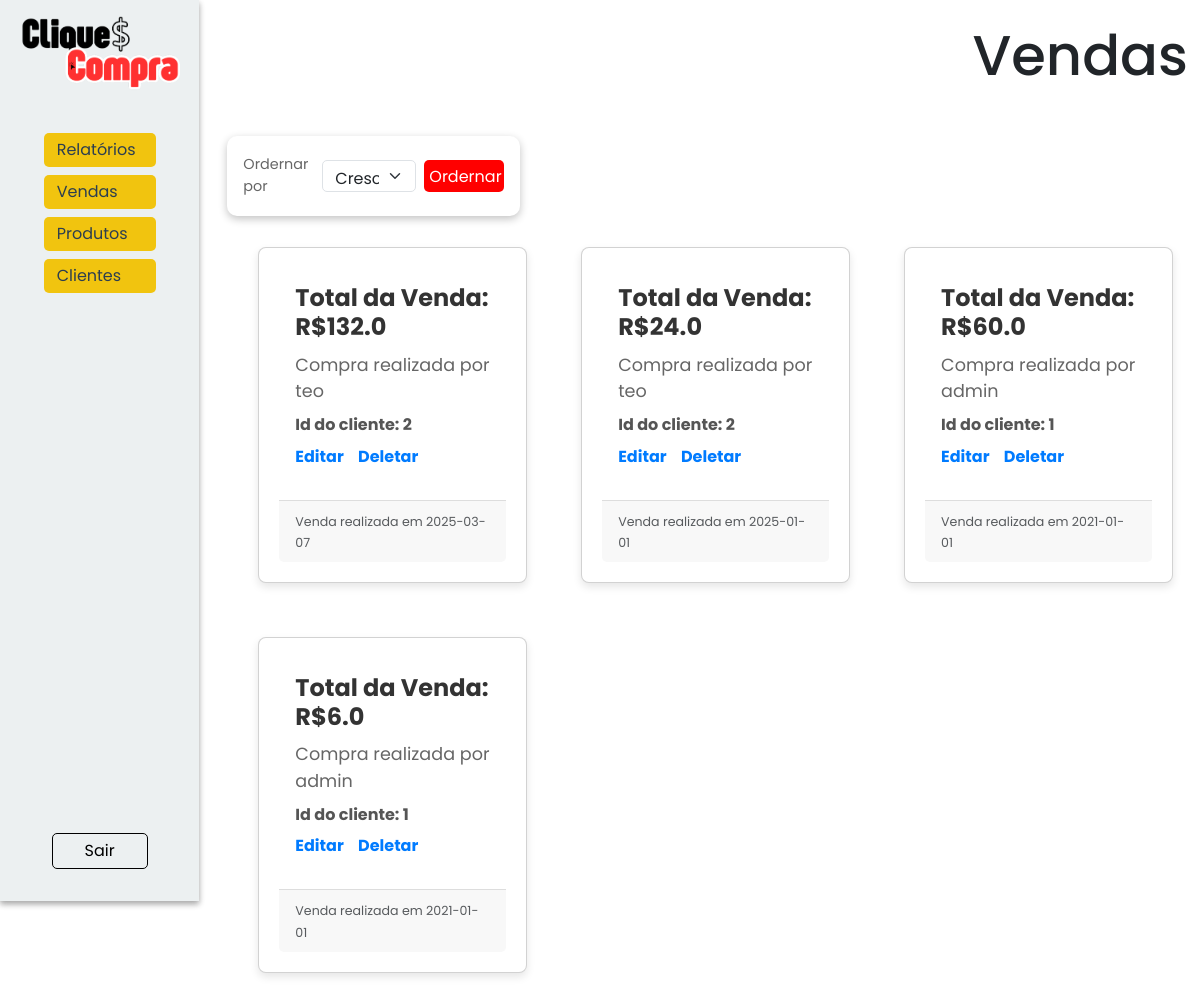
Page /vendas/ (signed in) on the earlier database version.
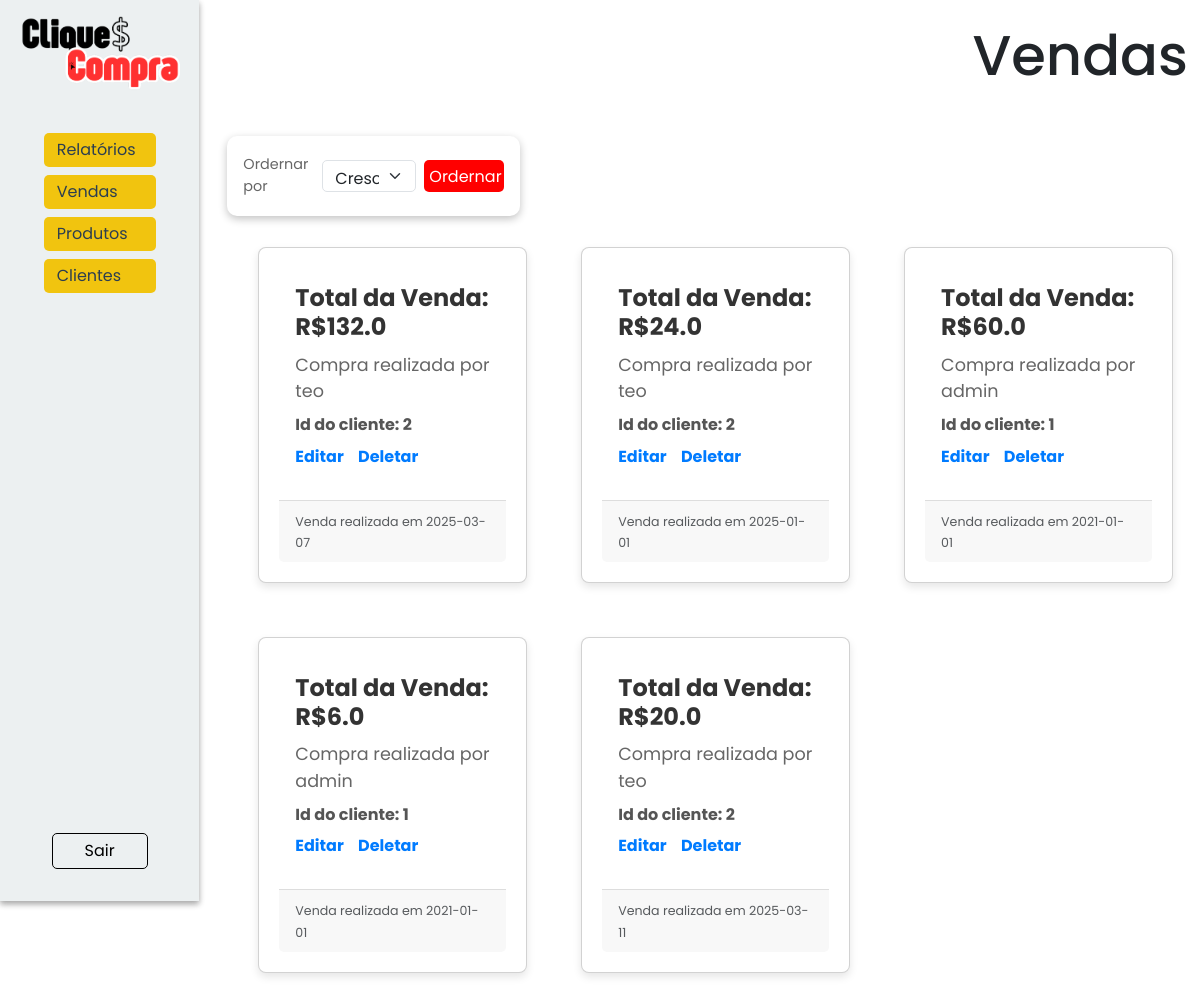
Same page on the later database version.
### models/vendas.py (models this page shows, shortened)
class Venda(Base):
    __tablename__ = 'tb_vendas'
    ven_id: Mapped[int] = mapped_column(primary_key=True, autoincrement=True)
    ven_data: Mapped[str] = mapped_column(nullable=False)
    ven_total: Mapped[float] = mapped_column(nullable=False)
    ven_cli_id: Mapped[int] = mapped_column(ForeignKey('tb_clientes.cli_id'))
    clientes: Mapped[List["Cliente"]] = relationship("Cliente", back_populates='vendas')
    ven_usuario: Mapped[str] = mapped_column(nullable=False)

### models/clientes.py (models this page shows, shortened)
class Cliente(Base, UserMixin):
    __tablename__ = 'tb_clientes'
    cli_id:Mapped[int] = mapped_column(primary_key = True, autoincrement=True)
    cli_nome:Mapped[str] = mapped_column(nullable=False)
    cli_email:Mapped[str] = mapped_column(unique = True, nullable=False)
    cli_telefone:Mapped[str] = mapped_column(nullable=False)
    cli_endereco:Mapped[str] = mapped_column(nullable=False)
    cli_senha:Mapped[str] = mapped_column(nullable=False)
    cli_tipo:Mapped[str] = mapped_column(nullable=False)
    vendas: Mapped[list["Venda"]] = relationship("Venda", back_populates="clientes", cascade="all, delete-orphan")
    @classmethod
    def find(cls, **kwargs):
        if 'email' in kwargs:
            return session.query(cls).filter_by(cli_email=kwargs['email']).first() #SELECT * FROM tb_clientes WHERE cli_email = email
        elif 'id' in kwargs:
            return session.query(cls).filter_by(cli_id=kwargs['id']).first() #SELECT * FROM tb_clientes WHERE cli_id = id
        else:
            raise AttributeError('A busca deve ser feita por email ou id.')
    @classmethod
    def all(cls, ordem = "crescente"):
        if ordem == "crescente":
            direcao = "ASC"
        elif ordem == "decrescente":
            direcao = "DESC"
        sql = text(f"SELECT * FROM tb_clientes ORDER BY cli_nome {direcao}")
        clientes = session.execute(sql).fetchall()
        return clientes

### controllers/vendas.py (the view)
@venda_bp.route('/', methods=['POST', 'GET'])
@login_required
@role_required("admin")
def view():
    if request.method == 'POST':
        ordem = request.form['ordem']
        vendas = Venda.all(ordem=ordem)
    elif request.method == 'GET':
        sql = text(f"SELECT * FROM tb_vendas JOIN tb_clientes ON ven_cli_id = cli_id")
        vendas = session.execute(sql)
    return render_template('vendas/view.html', vendas = vendas)

### controllers/clientes.py (called while the page is built)
@login_manager.user_loader
def load_user(user_id):
    return Cliente.find(id=user_id)

### templates/vendas/view.html (shortened to what this page needs)
{% extends "model.html" %}
{% block head_extras %}
<link rel="stylesheet" href="{{ url_for('static', filename='style/model.css') }}">
<link rel="stylesheet" href="{{ url_for('static', filename='style/itens.css') }}">
{% endblock %}
{% block content %}
<nav class="nav-reg">
    <img src="../../static/assets/cliqueconta.png" alt="Logo do CliqueCompra">
    <div class="links">
        <div class="links-nav">
            {% if current_user.cli_tipo == 'admin' %}
            <div class="dropdown">
                <button class="dropdown-button" onclick="toggleDropdown('relatorios-menu')">
                    Relatórios
                </button>
            </div>
            <div class="dropdown">
                <button class="dropdown-button" onclick="toggleDropdown('vendas-menu')">
                    Vendas
                </button>
            </div>
            {% endif %}
            <div class="dropdown">
                {% if current_user.cli_tipo == 'admin' %}
                <button class="dropdown-button" onclick="toggleDropdown('produtos-menu')">
                    Produtos</button>
            </div>
                {% endif %}
            {% if current_user.cli_tipo == 'admin' %}
            <div class="dropdown">
                <button class="dropdown-button" onclick="toggleDropdown('clientes-menu')">
                    Clientes
                </button>
            </div>
            {% endif %}
        </div>
        <a class='sair' href="{{url_for('cliente.logout')}}">Sair</a>
    </div>
</nav>
<div class="container">
    <header>
        <div class="titlepage">
            <h1>Vendas</h1>
        </div>
        <div class="filtro p-v">
            <span>Ordernar por</span>
            <form action="{{url_for('venda.view')}}" method="post">
                <select name="ordem" id="filtro-cli" class="form-select">
                    <option value="crescente">Crescente</option>
                </select>
                <button type="submit">Ordernar</button>
            </form>
        </div>
    </header>
    <ol class="row row-cols-1 row-cols-md-3 g-4">
        {%if vendas%}
            {% for venda in vendas %}
            <div class="col venda">
                <div class="card venda">
                    <div class="card-body venda">
                    <h5 class="card-title venda">Total da Venda: R${{venda.ven_total}}</h5>
                    <p class="card-text venda">Compra realizada por {{venda.cli_nome}}</p>
                    <h6 class="card-subtitle venda">Id do cliente: {{venda.cli_id}}</h6>
                    {%  if current_user.cli_tipo == 'admin'  %}
                        <div class="links-p venda">
                            <a href="{{url_for('venda.edit', venda_id=venda.ven_id)}}">Editar</a>
                            <a href="#" onclick="return confirmarDeletar('{{url_for('venda.remove', venda_id=venda.ven_id)}}')">Deletar</a>
                        </div>
                    {% endif %}
                    </div>
                    <div class="card-footer venda">
                        <small class="text-body-secondary venda">Venda realizada em {{venda.ven_data}}</small>
                    </div>
                </div>
                </div>
            {% endfor %}
        {%else%}
            <h1>Nada foi vendido ainda :(</h1>
        {%endif%}
    </ol>
</div>
{% endblock %}

Differences in the rows shown:
added Venda: ven_total "20.0", cli_nome "teo", cli_id "2", ven_data "2025-03-11"
